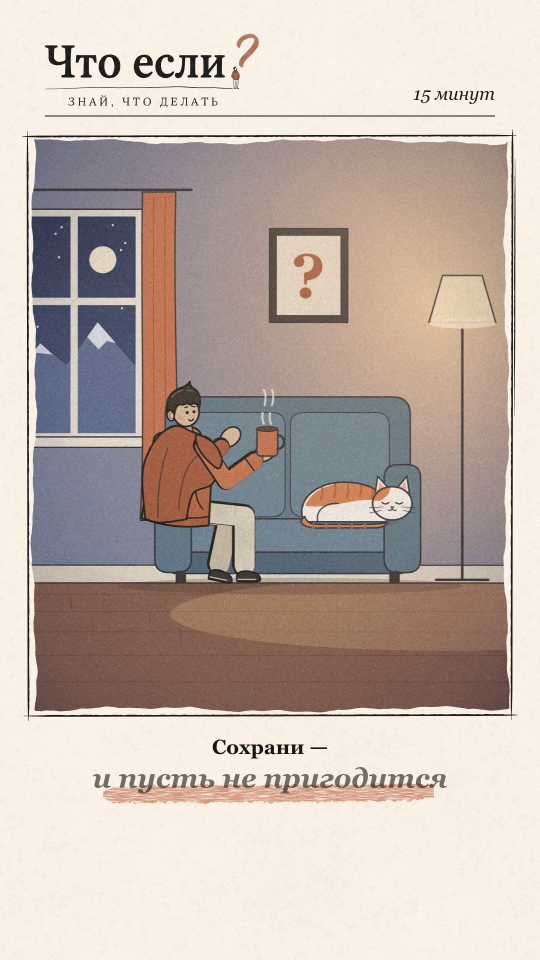
#> input picture Chto_Esli/work/tmp/lavina_orig_tail/orig_44.0.jpg, 1080 x 1920 px, found by its file name (shown at 1/2 size)
$ python inspect_sofa_coords.py
#> lines starting #> are read from the running program, lines starting #| are printed output that depends on the picture
import cv2
import numpy as np

img = cv2.imread('D:/Chanels/Chto_Esli/chtoesli/episodes/lavina/inspect_orig/orig_44.0.jpg')
#> img is the input picture: shape (1920, 1080, 3); mean B, G, R 170.7, 179.1, 193.2

# Let's inspect the sofa region: y: 800..1250, x: 100..950
sofa_crop = img[800:1250, 100:950]
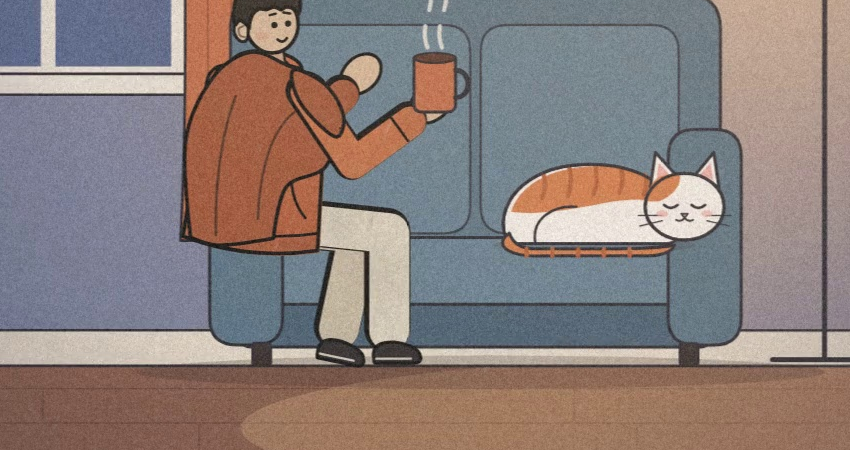
#> sofa_crop: shape (450, 850, 3); mean B, G, R 123.7, 126.6, 139
cv2.imwrite('D:/Chanels/Chto_Esli/chtoesli/episodes/lavina/sofa_full_crop.jpg', sofa_crop)

# Let's inspect the exact position of the right armrest:
# In sofa_crop, x=0 corresponds to x=100 on original, y=0 to y=800
print("Sofa crop saved.")

$ run again, with Chto_Esli/work/tmp/lavina_orig_tail/orig_42.0.jpg copied over Chto_Esli/work/tmp/lavina_orig_tail/orig_44.0.jpg
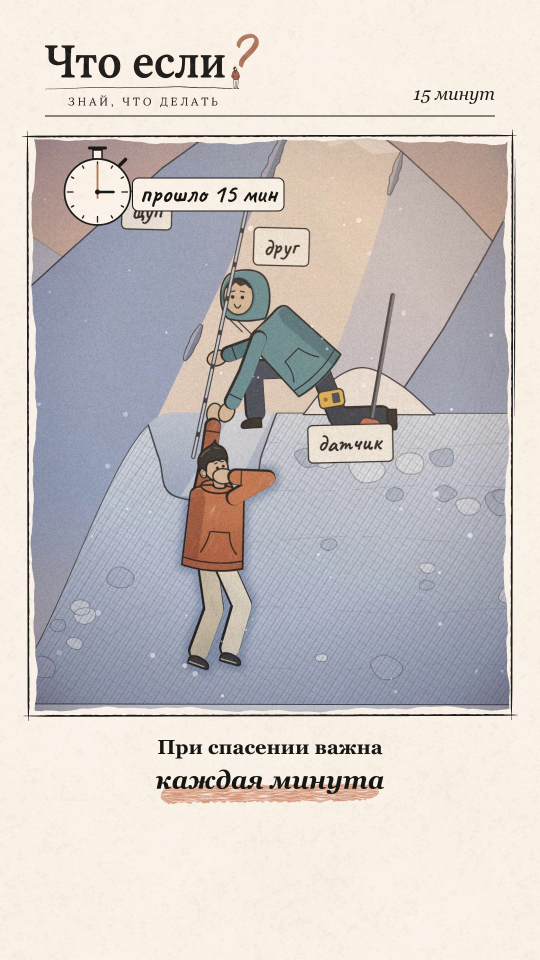
#> input picture Chto_Esli/work/tmp/lavina_orig_tail/orig_42.0.jpg, 1080 x 1920 px, found by its file name (shown at 1/2 size)
#> img is the input picture: shape (1920, 1080, 3); mean B, G, R 195.8, 197.6, 203.3
#> `sofa_crop = img[800:1250, 100:950]`:
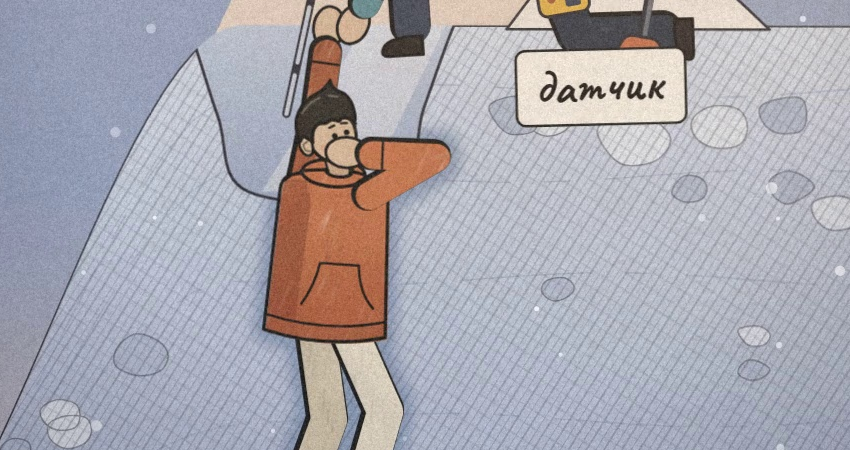
#> sofa_crop: shape (450, 850, 3); mean B, G, R 177, 168.7, 170.4

$ run again, with Chto_Esli/work/tmp/lavina_orig_tail/orig_43.5.jpg copied over Chto_Esli/work/tmp/lavina_orig_tail/orig_44.0.jpg
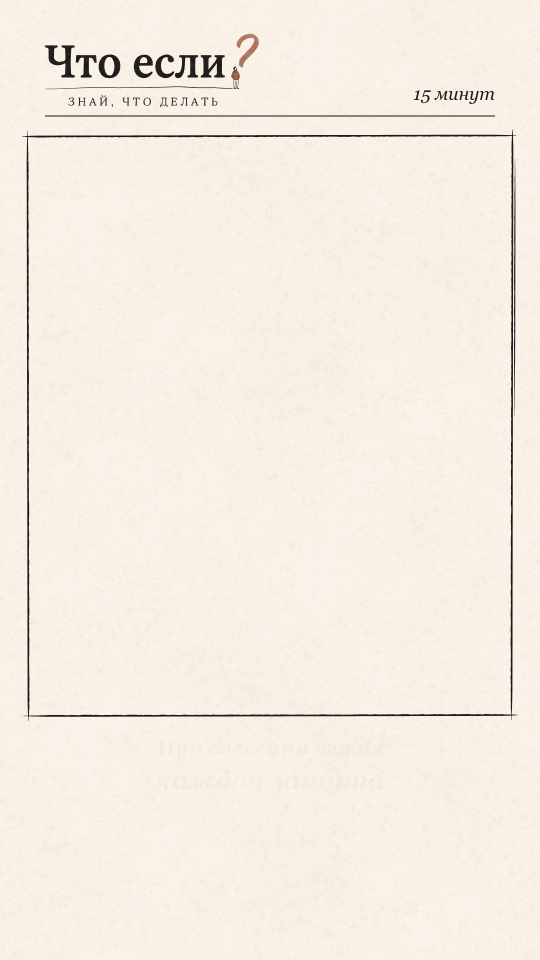
#> input picture Chto_Esli/work/tmp/lavina_orig_tail/orig_43.5.jpg, 1080 x 1920 px, found by its file name (shown at 1/2 size)
#> img is the input picture: shape (1920, 1080, 3); mean B, G, R 227.3, 237.6, 245.8
#> `sofa_crop = img[800:1250, 100:950]`:
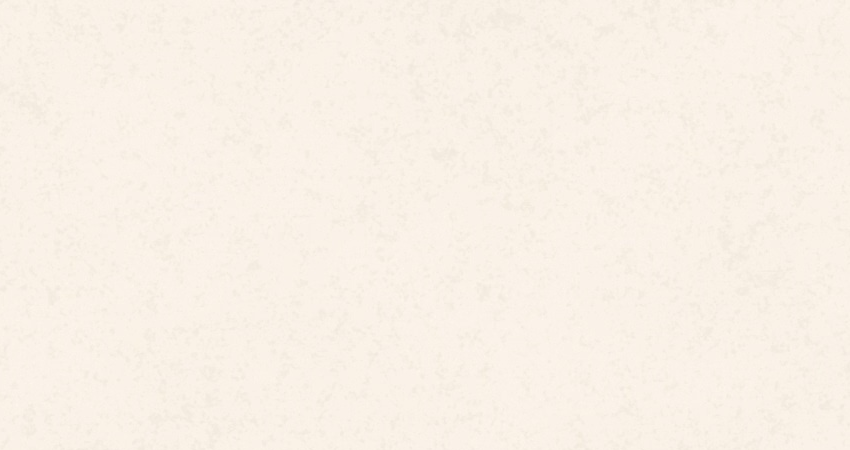
#> sofa_crop: shape (450, 850, 3); mean B, G, R 230.5, 240.7, 249.1
